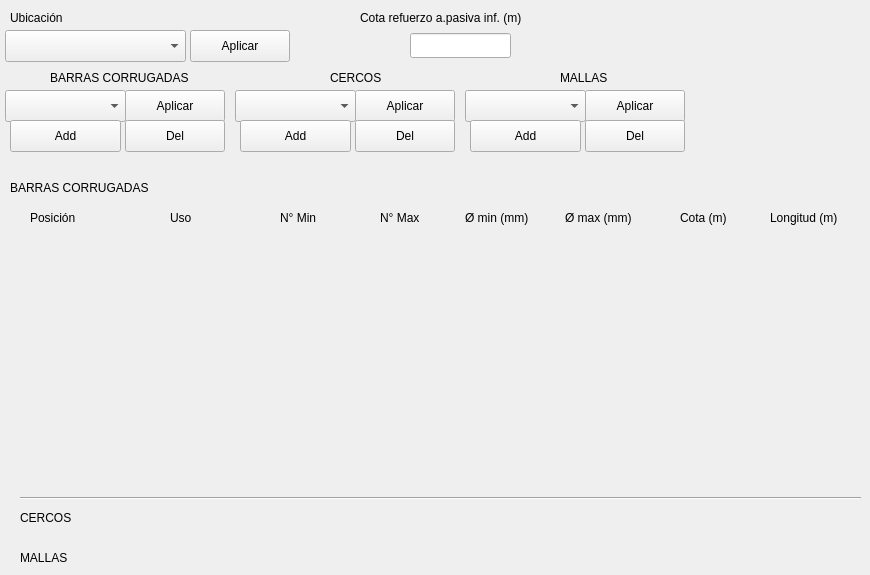
   <widget class="QWidget" name="tab_3">
    <attribute name="title">
     <string>Arm. Pasiva</string>
    </attribute>
    <widget class="QLabel" name="tab3_label_ubicacion">
     <property name="geometry">
      <rect>
       <x>10</x>
       <y>10</y>
       <width>71</width>
       <height>16</height>
      </rect>
     </property>
     <property name="text">
      <string>Ubicación</string>
     </property>
    </widget>
    <widget class="QComboBox" name="tab3_combo_ubicacion">
     <property name="geometry">
      <rect>
       <x>5</x>
       <y>30</y>
       <width>181</width>
       <height>32</height>
      </rect>
     </property>
    </widget>
    <widget class="QPushButton" name="tab3_btn_apply_ubicacion">
     <property name="geometry">
      <rect>
       <x>190</x>
       <y>30</y>
       <width>100</width>
       <height>32</height>
      </rect>
     </property>
     <property name="text">
      <string>Aplicar</string>
     </property>
    </widget>
    <widget class="QPushButton" name="tab3_btn_apply_tipo_barras">
     <property name="geometry">
      <rect>
       <x>125</x>
       <y>90</y>
       <width>100</width>
       <height>32</height>
      </rect>
     </property>
     <property name="text">
      <string>Aplicar</string>
     </property>
    </widget>
    <widget class="QComboBox" name="tab3_combo_tipo_barras">
     <property name="geometry">
      <rect>
       <x>5</x>
       <y>90</y>
       <width>121</width>
       <height>32</height>
      </rect>
     </property>
    </widget>
    <widget class="QLabel" name="tab3_label_tipo_barras">
     <property name="geometry">
      <rect>
       <x>50</x>
       <y>70</y>
       <width>161</width>
       <height>16</height>
      </rect>
     </property>
     <property name="text">
      <string>BARRAS CORRUGADAS</string>
     </property>
    </widget>
    <widget class="QLabel" name="tab3_label_refuerzo">
     <property name="geometry">
      <rect>
       <x>360</x>
       <y>10</y>
       <width>211</width>
       <height>16</height>
      </rect>
     </property>
     <property name="text">
      <string>Cota refuerzo a.pasiva inf. (m)</string>
     </property>
    </widget>
    <widget class="QLineEdit" name="tab3_line_refuerzo">
     <property name="geometry">
      <rect>
       <x>410</x>
       <y>33</y>
       <width>101</width>
       <height>25</height>
      </rect>
     </property>
     <property name="text">
      <string/>
     </property>
    </widget>
    <widget class="QPushButton" name="tab3_btn_apply_tipo_cercos">
     <property name="geometry">
      <rect>
       <x>355</x>
       <y>90</y>
       <width>100</width>
       <height>32</height>
      </rect>
     </property>
     <property name="text">
      <string>Aplicar</string>
     </property>
    </widget>
    <widget class="QComboBox" name="tab3_combo_tipo_cercos">
     <property name="geometry">
      <rect>
       <x>235</x>
       <y>90</y>
       <width>121</width>
       <height>32</height>
      </rect>
     </property>
    </widget>
    <widget class="QLabel" name="tab3_label_tipo_cercos">
     <property name="geometry">
      <rect>
       <x>330</x>
       <y>70</y>
       <width>61</width>
       <height>16</height>
      </rect>
     </property>
     <property name="text">
      <string>CERCOS</string>
     </property>
    </widget>
    <widget class="QPushButton" name="tab3_btn_apply_tipo_mallas">
     <property name="geometry">
      <rect>
       <x>585</x>
       <y>90</y>
       <width>100</width>
       <height>32</height>
      </rect>
     </property>
     <property name="text">
      <string>Aplicar</string>
     </property>
    </widget>
    <widget class="QComboBox" name="tab3_combo_tipo_mallas">
     <property name="geometry">
      <rect>
       <x>465</x>
       <y>90</y>
       <width>121</width>
       <height>32</height>
      </rect>
     </property>
    </widget>
    <widget class="QLabel" name="tab3_label_tipo_mallas">
     <property name="geometry">
      <rect>
       <x>560</x>
       <y>70</y>
       <width>61</width>
       <height>16</height>
      </rect>
     </property>
     <property name="text">
      <string>MALLAS</string>
     </property>
    </widget>
    <widget class="QPushButton" name="tab3_btn_add_barras">
     <property name="geometry">
      <rect>
       <x>10</x>
       <y>120</y>
       <width>111</width>
       <height>32</height>
      </rect>
     </property>
     <property name="text">
      <string>Add</string>
     </property>
    </widget>
    <widget class="QPushButton" name="tab3_btn_del_barras">
     <property name="geometry">
      <rect>
       <x>125</x>
       <y>120</y>
       <width>100</width>
       <height>32</height>
      </rect>
     </property>
     <property name="text">
      <string>Del</string>
     </property>
    </widget>
    <widget class="QPushButton" name="tab3_btn_add_cercos">
     <property name="geometry">
      <rect>
       <x>240</x>
       <y>120</y>
       <width>111</width>
       <height>32</height>
      </rect>
     </property>
     <property name="text">
      <string>Add</string>
     </property>
    </widget>
    <widget class="QPushButton" name="tab3_btn_del_cercos">
     <property name="geometry">
      <rect>
       <x>355</x>
       <y>120</y>
       <width>100</width>
       <height>32</height>
      </rect>
     </property>
     <property name="text">
      <string>Del</string>
     </property>
    </widget>
    <widget class="QPushButton" name="tab3_btn_add_mallas">
     <property name="geometry">
      <rect>
       <x>470</x>
       <y>120</y>
       <width>111</width>
       <height>32</height>
      </rect>
     </property>
     <property name="text">
      <string>Add</string>
     </property>
    </widget>
    <widget class="QPushButton" name="tab3_btn_del_mallas">
     <property name="geometry">
      <rect>
       <x>585</x>
       <y>120</y>
       <width>100</width>
       <height>32</height>
      </rect>
     </property>
     <property name="text">
      <string>Del</string>
     </property>
    </widget>
    <widget class="QWidget" name="verticalLayoutWidget_2">
     <property name="geometry">
      <rect>
       <x>10</x>
       <y>230</y>
       <width>851</width>
       <height>241</height>
      </rect>
     </property>
     <layout class="QVBoxLayout" name="tab3_Vlayout_barras">
      <property name="spacing">
       <number>0</number>
      </property>
      <item>
       <spacer name="tab3_Vspacer">
        <property name="orientation">
         <enum>Qt::Orientation::Vertical</enum>
        </property>
        <property name="sizeHint" stdset="0">
         <size>
          <width>20</width>
          <height>40</height>
         </size>
        </property>
       </spacer>
      </item>
     </layout>
    </widget>
    <widget class="QLabel" name="tab3_label_barras">
     <property name="geometry">
      <rect>
       <x>10</x>
       <y>180</y>
       <width>161</width>
       <height>16</height>
      </rect>
     </property>
     <property name="text">
      <string>BARRAS CORRUGADAS</string>
     </property>
    </widget>
    <widget class="QLabel" name="tab3_label_posicion">
     <property name="geometry">
      <rect>
       <x>30</x>
       <y>210</y>
       <width>58</width>
       <height>16</height>
      </rect>
     </property>
     <property name="text">
      <string>Posición</string>
     </property>
    </widget>
    <widget class="QLabel" name="tab3_label_uso">
     <property name="geometry">
      <rect>
       <x>170</x>
       <y>210</y>
       <width>31</width>
       <height>16</height>
      </rect>
     </property>
     <property name="text">
      <string>Uso</string>
     </property>
    </widget>
    <widget class="QLabel" name="tab3_label_n_min">
     <property name="geometry">
      <rect>
       <x>280</x>
       <y>210</y>
       <width>58</width>
       <height>16</height>
      </rect>
     </property>
     <property name="text">
      <string>N° Min</string>
     </property>
    </widget>
    <widget class="QLabel" name="tab3_label_n_max">
     <property name="geometry">
      <rect>
       <x>380</x>
       <y>210</y>
       <width>58</width>
       <height>16</height>
      </rect>
     </property>
     <property name="text">
      <string>N° Max</string>
     </property>
    </widget>
    <widget class="QLabel" name="tab3_label_d_min">
     <property name="geometry">
      <rect>
       <x>465</x>
       <y>210</y>
       <width>81</width>
       <height>16</height>
      </rect>
     </property>
     <property name="text">
      <string>Ø min (mm)</string>
     </property>
    </widget>
    <widget class="QLabel" name="tab3_label_d_max">
     <property name="geometry">
      <rect>
       <x>565</x>
       <y>210</y>
       <width>91</width>
       <height>16</height>
      </rect>
     </property>
     <property name="text">
      <string>Ø max (mm)</string>
     </property>
    </widget>
    <widget class="QLabel" name="tab3_label_cota">
     <property name="geometry">
      <rect>
       <x>680</x>
       <y>210</y>
       <width>61</width>
       <height>16</height>
      </rect>
     </property>
     <property name="text">
      <string>Cota (m)</string>
     </property>
    </widget>
    <widget class="QLabel" name="tab3_label_longitud">
     <property name="geometry">
      <rect>
       <x>770</x>
       <y>210</y>
       <width>91</width>
       <height>16</height>
      </rect>
     </property>
     <property name="text">
      <string>Longitud (m)</string>
     </property>
    </widget>
    <widget class="QLabel" name="tab3_label_cercos">
     <property name="geometry">
      <rect>
       <x>20</x>
       <y>510</y>
       <width>61</width>
       <height>16</height>
      </rect>
     </property>
     <property name="text">
      <string>CERCOS</string>
     </property>
    </widget>
    <widget class="QLabel" name="tab3_label_mallas">
     <property name="geometry">
      <rect>
       <x>20</x>
       <y>550</y>
       <width>61</width>
       <height>16</height>
      </rect>
     </property>
     <property name="text">
      <string>MALLAS</string>
     </property>
    </widget>
    <widget class="Line" name="tab3_horizontal_line">
     <property name="geometry">
      <rect>
       <x>20</x>
       <y>490</y>
       <width>841</width>
       <height>16</height>
      </rect>
     </property>
     <property name="orientation">
      <enum>Qt::Orientation::Horizontal</enum>
     </property>
    </widget>
   </widget>
